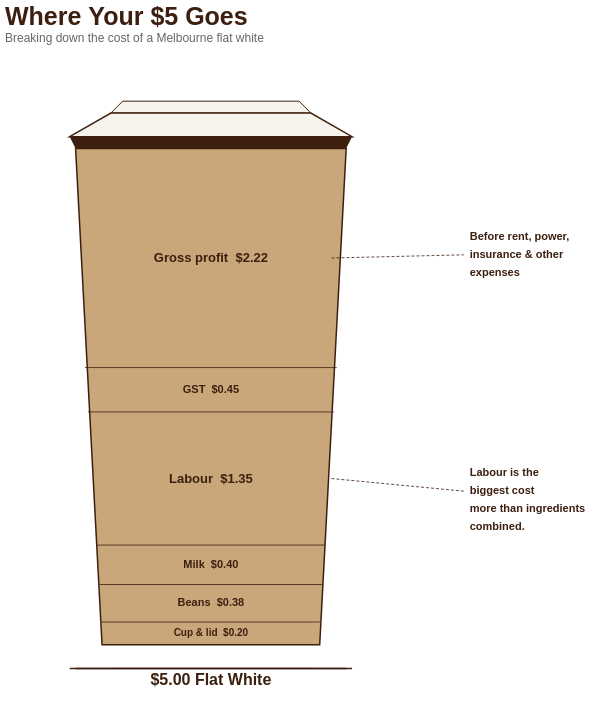

The specification (Vega-Lite) saved for this image:
### Vega-Lite specification from a JSON file in a GitHub repository (floating-point values rounded to 4 significant figures)
{"$schema": "https://vega.github.io/schema/vega-lite/v5.json", "title": {"text": "Where Your $5 Goes", "subtitle": "Breaking down the cost of a Melbourne flat white", "anchor": "start", "fontSize": 25, "subtitleFontSize": 12, "subtitleColor": "#666", "color": "#3C1F0F"}, "width": 500, "height": 650, "layer": [{"data": {"values": [{"x": 1.5, "y": 9.6}, {"x": 4.5, "y": 9.6}, {"x": 4.7, "y": 9.4}, {"x": 1.3, "y": 9.4}]}, "mark": {"type": "area", "color": "#f7f3ed", "stroke": "#412211", "strokeWidth": 1, "interpolate": "linear-closed"}, "encoding": {"x": {"field": "x", "type": "quantitative", "scale": {"domain": [-0.5, 8]}, "axis": null}, "y": {"field": "y", "type": "quantitative", "scale": {"domain": [-0.5, 10.5]}, "axis": null}}}, {"data": {"values": [{"x": 1.3, "y": 9.4}, {"x": 4.7, "y": 9.4}, {"x": 5.4, "y": 9.0}, {"x": 0.6, "y": 9.0}]}, "mark": {"type": "area", "color": "#f7f3ed", "stroke": "#412211", "strokeWidth": 1.5, "interpolate": "linear-closed"}, "encoding": {"x": {"field": "x", "type": "quantitative", "scale": {"domain": [-0.5, 8]}, "axis": null}, "y": {"field": "y", "type": "quantitative", "scale": {"domain": [-0.5, 10.5]}, "axis": null}}}, {"data": {"values": [{"x": 0.6, "y": 9.0}, {"x": 5.4, "y": 9.0}, {"x": 5.3, "y": 8.8}, {"x": 0.7, "y": 8.8}]}, "mark": {"type": "area", "color": "#3C1F0F", "interpolate": "linear-closed"}, "encoding": {"x": {"field": "x", "type": "quantitative", "scale": {"domain": [-0.5, 8]}, "axis": null}, "y": {"field": "y", "type": "quantitative", "scale": {"domain": [-0.5, 10.5]}, "axis": null}}}, {"data": {"values": [{"x": 0.7, "y": 8.8}, {"x": 5.3, "y": 8.8}, {"x": 4.85, "y": 0.4}, {"x": 1.15, "y": 0.4}]}, "mark": {"type": "area", "color": "#C9A77A", "stroke": "#3C1F0F", "strokeWidth": 1.5, "interpolate": "linear-closed"}, "encoding": {"x": {"field": "x", "type": "quantitative", "scale": {"domain": [-0.5, 8]}, "axis": null}, "y": {"field": "y", "type": "quantitative", "scale": {"domain": [-0.5, 10.5]}, "axis": null}}}, {"data": {"values": [{"x_left": 0.86, "x_right": 5.14, "y": 5.092}, {"x_left": 0.91, "x_right": 5.09, "y": 4.341}, {"x_left": 1.07, "x_right": 4.93, "y": 2.088}, {"x_left": 1.11, "x_right": 4.89, "y": 1.42}, {"x_left": 1.15, "x_right": 4.85, "y": 0.786}]}, "mark": {"type": "rule", "stroke": "#3C1F0F", "strokeWidth": 0.8}, "encoding": {"x": {"field": "x_left", "type": "quantitative", "scale": {"domain": [-0.5, 8]}, "axis": null}, "x2": {"field": "x_right"}, "y": {"field": "y", "type": "quantitative", "scale": {"domain": [-0.5, 10.5]}, "axis": null}}}, {"data": {"values": [{"x": 3, "y": 6.946, "label": "Gross profit  $2.22", "size": 13}, {"x": 3, "y": 4.716, "label": "GST  $0.45", "size": 11}, {"x": 3, "y": 3.214, "label": "Labour  $1.35", "size": 13}, {"x": 3, "y": 1.754, "label": "Milk  $0.40", "size": 11}, {"x": 3, "y": 1.103, "label": "Beans  $0.38", "size": 11}, {"x": 3, "y": 0.593, "label": "Cup & lid  $0.20", "size": 10}]}, "mark": {"type": "text", "fontWeight": "bold", "align": "center", "baseline": "middle", "color": "#3C1F0F"}, "encoding": {"x": {"field": "x", "type": "quantitative", "scale": {"domain": [-0.5, 8]}, "axis": null}, "y": {"field": "y", "type": "quantitative", "scale": {"domain": [-0.5, 10.5]}, "axis": null}, "text": {"field": "label"}, "size": {"field": "size", "type": "quantitative", "scale": null, "legend": null}}}, {"data": {"values": [{"x_anchor": 5.05, "y_anchor": 6.946, "x_label": 7.3, "y_label": 7.0}, {"x_anchor": 5.05, "y_anchor": 3.214, "x_label": 7.3, "y_label": 3.0}]}, "mark": {"type": "rule", "stroke": "#3C1F0F", "strokeWidth": 0.8, "strokeDash": [3, 2]}, "encoding": {"x": {"field": "x_anchor", "type": "quantitative", "scale": {"domain": [-0.5, 8]}, "axis": null}, "x2": {"field": "x_label"}, "y": {"field": "y_anchor", "type": "quantitative", "scale": {"domain": [-0.5, 10.5]}, "axis": null}, "y2": {"field": "y_label"}}}, {"data": {"values": [{"x": 7.4, "y": 7.3, "label": "Before rent, power,", "size": 11}, {"x": 7.4, "y": 7.0, "label": "insurance & other", "size": 11}, {"x": 7.4, "y": 6.7, "label": "expenses", "size": 11}, {"x": 7.4, "y": 3.3, "label": "Labour is the", "size": 11}, {"x": 7.4, "y": 3.0, "label": "biggest cost", "size": 11}, {"x": 7.4, "y": 2.7, "label": "more than ingredients", "size": 11}, {"x": 7.4, "y": 2.4, "label": "combined.", "size": 11}]}, "mark": {"type": "text", "align": "left", "baseline": "middle", "color": "#3C1F0F", "fontWeight": "bold"}, "encoding": {"x": {"field": "x", "type": "quantitative", "scale": {"domain": [-0.5, 8]}, "axis": null}, "y": {"field": "y", "type": "quantitative", "scale": {"domain": [-0.5, 10.5]}, "axis": null}, "text": {"field": "label"}, "size": {"field": "size", "type": "quantitative", "scale": null, "legend": null}}}, {"data": {"values": [{"x": 3, "y": -0.2, "label": "$5.00 Flat White"}]}, "mark": {"type": "text", "fontSize": 16, "fontWeight": "bold", "color": "#3C1F0F", "align": "center"}, "encoding": {"x": {"field": "x", "type": "quantitative", "scale": {"domain": [-0.5, 8]}, "axis": null}, "y": {"field": "y", "type": "quantitative", "scale": {"domain": [-0.5, 10.5]}, "axis": null}, "text": {"field": "label"}}}], "config": {"view": {"stroke": null}, "background": "white"}}
